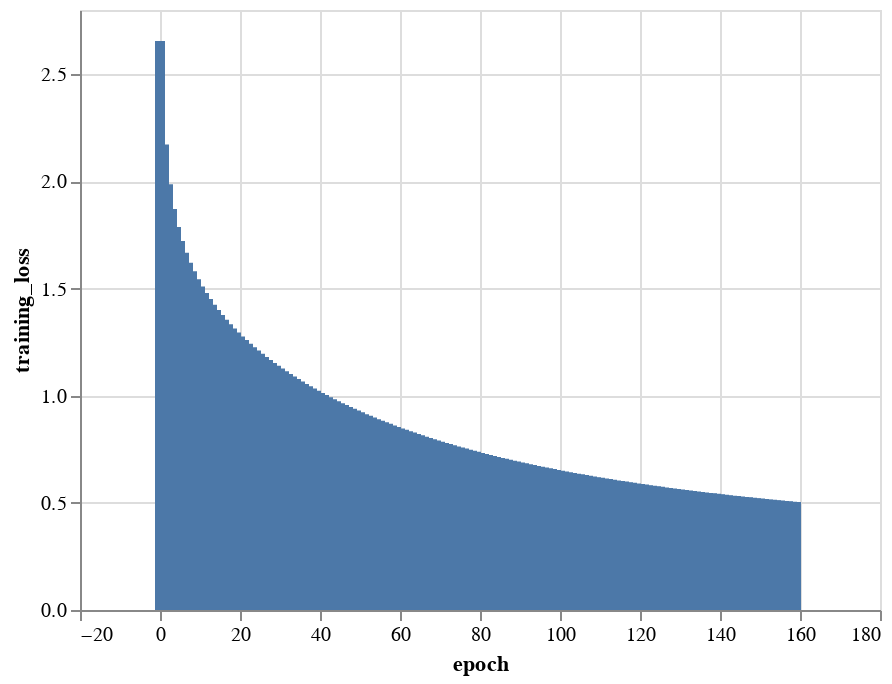

The notebook cell saved with this chart:
### Markdown cell above
#### Evaluation

### Code cell
alt.Chart(pd.DataFrame(enumerate(bbc_training_losses), columns=["epoch", "training_loss"])).mark_bar().encode(x="epoch", y="training_loss")

### Figure 1 — Vega-Lite specification as saved in the notebook (floating-point values rounded to 4 significant figures; data arrays with more than 128 entries replaced by an {"elided": "..."} marker saying what was removed)
{"config": {"view": {"continuousWidth": 400, "continuousHeight": 300}}, "data": {"name": "data-f75ccf80dfdbf97f98ac02bc5eab8c84"}, "mark": "bar", "encoding": {"x": {"field": "epoch", "type": "quantitative"}, "y": {"field": "training_loss", "type": "quantitative"}}, "$schema": "https://vega.github.io/schema/vega-lite/v4.17.0.json", "datasets": {"data-f75ccf80dfdbf97f98ac02bc5eab8c84": {"elided": "160 records"}}}
